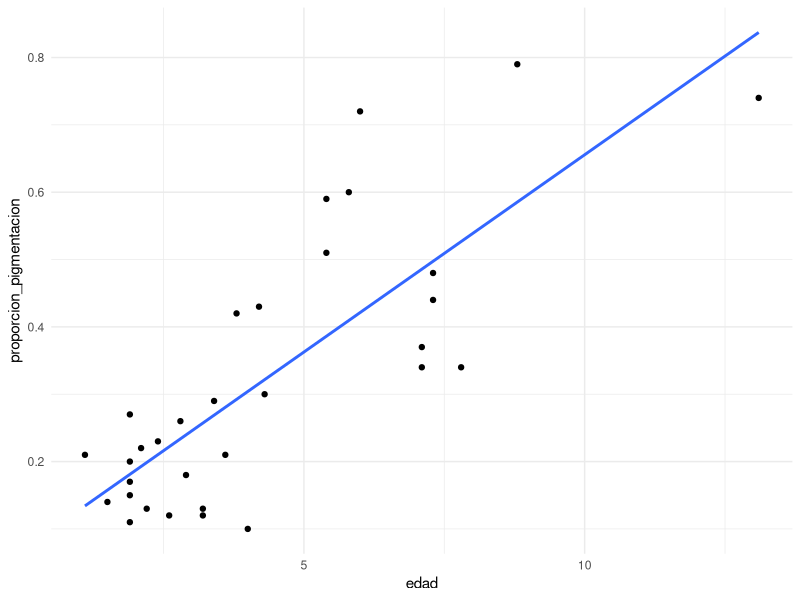
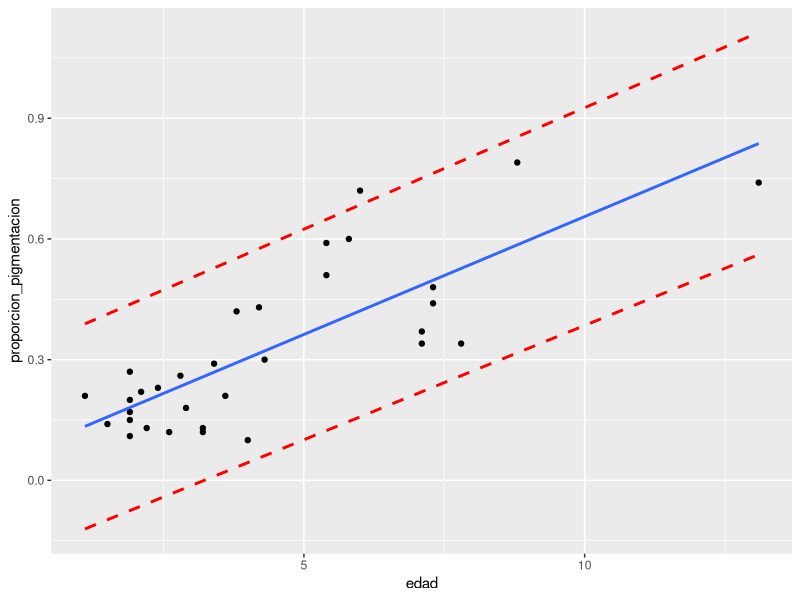

The R script that drew these images, in order:
# Cargar librerías ----
library(tidyverse)
library(readxl)

# Cargar datos ----
pigmentacion <- read_xlsx('datos/whitman2004.xlsx')

# Gráfico de puntos ----
pigmentacion %>%
  ggplot(aes(x = edad, y = proporcion_pigmentacion)) +
  geom_point() +
  geom_smooth(method = lm, formula = y ~ x, se = FALSE) +
  theme_minimal()

# Modelo lineal ----
pigmentacion.lm <- lm(proporcion_pigmentacion ~ edad, data = pigmentacion)
summary(pigmentacion.lm)

pigmentacion.pred <- cbind(
  pigmentacion,
  predict(pigmentacion.lm, interval = 'prediction')
)

pigmentacion.pred %>%
  ggplot(aes(x = edad, y = proporcion_pigmentacion)) +
  geom_point() +
  geom_smooth(se = F, method = lm) +
  geom_smooth(aes(y = lwr), se = F, method = lm, color = 'red', linetype = 'dashed') +
  geom_smooth(aes(y = upr), se = F, method = lm, color = 'red', linetype = 'dashed')

# Modelo lineal con intersección cero
pigmentacion.lm.0 <- lm(proporcion_pigmentacion ~ edad + 0, data = pigmentacion)
summary(pigmentacion.lm.0)

predict(pigmentacion.lm, method = 'interval')